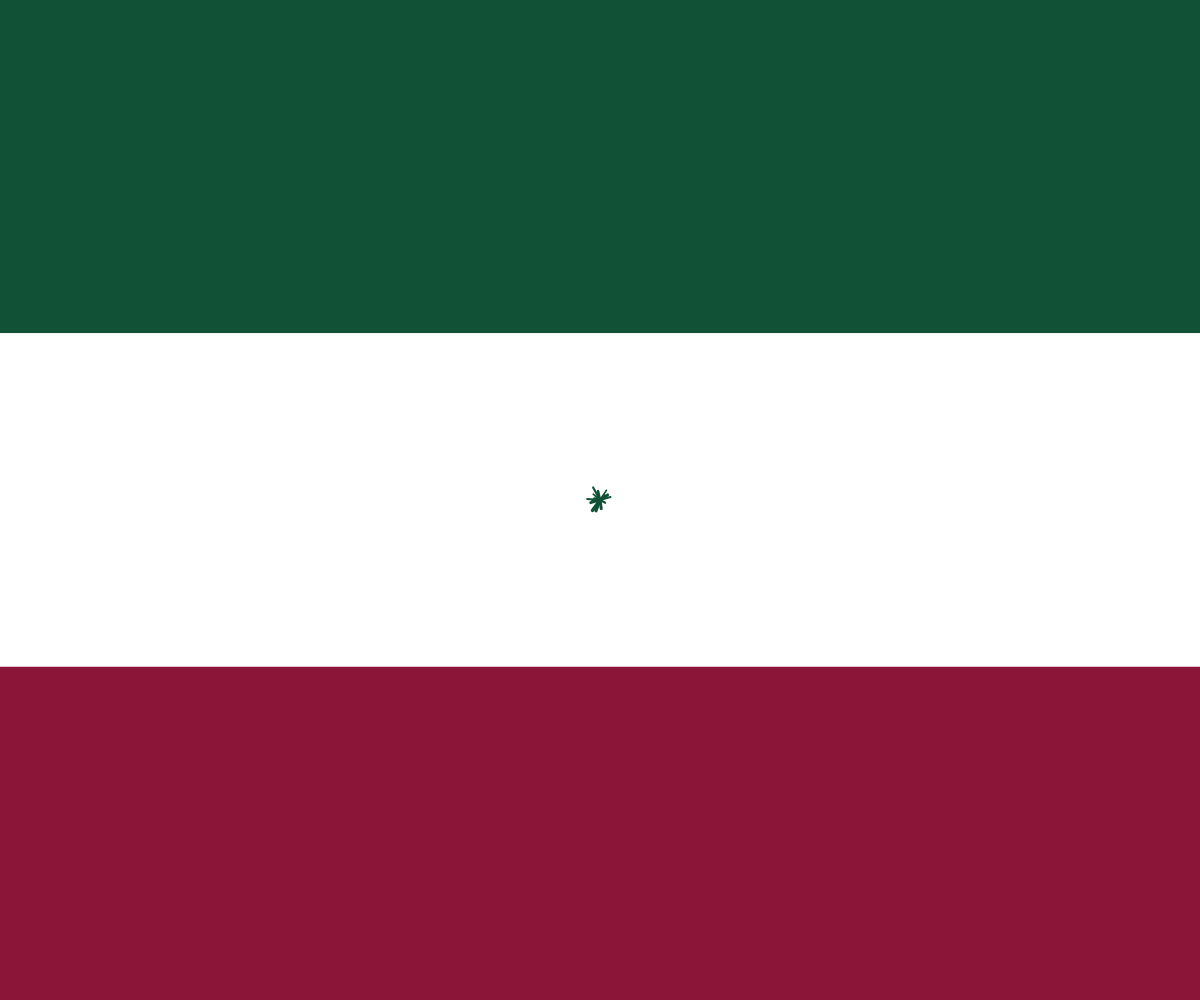
Frame 1 (no input)
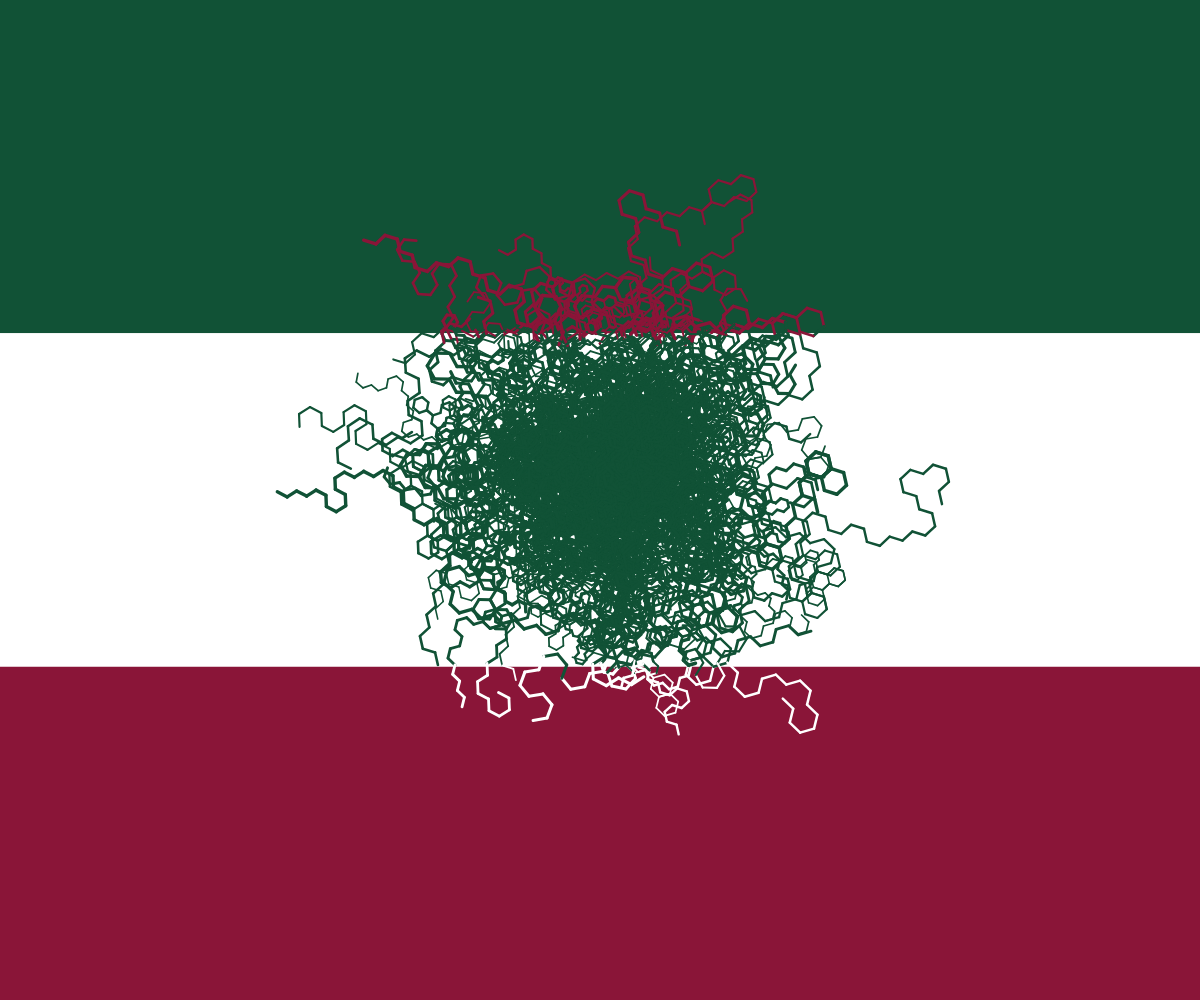
Frame 60 (no input)
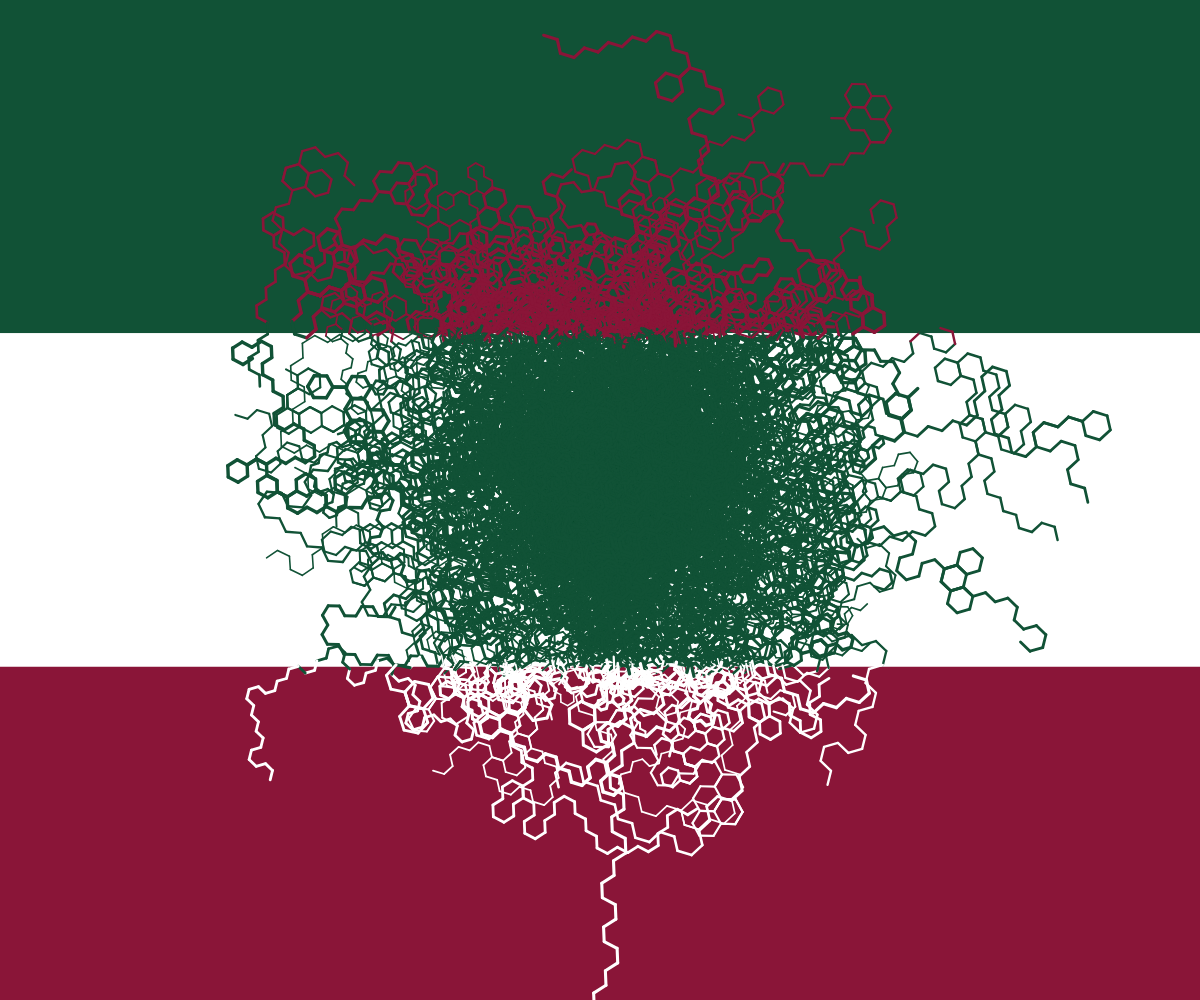
Frame 120 (the mouse pressed at the canvas centre since frame 60)

The p5.js sketch that drew these frames (run headless with seeded random() and noise() and a simulated clock; from frame 60 on, the mouse is pressed at the canvas centre):

// p5.js sketch
// ── sketch.js
let agentes = [];
let paletaBase = ['#115236', '#FFFFFF', '#8A1538']; 
let bgToLine = [2, 0, 1]; 
let bgIndex = [0, 1, 2]; 

let cellSize = 4;
let cols, rows;
let grid;
let coberturaFaixa = [0, 0, 0];
let totalCelulasFaixa = [0, 0, 0];

function setup() {
  createCanvas(windowWidth, windowHeight);
  iniciarGrid();
  desenharFundoTotal();
  
  for (let i = 0; i < 15; i++) {
    agentes.push(new Agente(width / 2, height / 2, random(TWO_PI)));
  }
}

function iniciarGrid() {
  cols = ceil(width / cellSize);
  rows = ceil(height / cellSize);
  grid = new Uint8Array(cols * rows);
  
  coberturaFaixa = [0, 0, 0];
  totalCelulasFaixa = [0, 0, 0];
  
  for (let r = 0; r < rows; r++) {
    let faixa = floor(r / (rows / 3));
    if (faixa > 2) faixa = 2;
    totalCelulasFaixa[faixa] += cols;
  }
}

function desenharFundoTotal() {
  noStroke();
  for (let i = 0; i < 3; i++) {
    fill(paletaBase[bgIndex[i]]);
    rect(0, i * (height / 3), width, height / 3);
  }
}

function draw() {
  for (let i = 0; i < 3; i++) {
    if (coberturaFaixa[i] > totalCelulasFaixa[i] * 0.85) {
      resetarFaixa(i);
    }
  }

  for (let i = agentes.length - 1; i >= 0; i--) {
    agentes[i].atualizar();
    agentes[i].desenhar();
    if (agentes[i].morto) {
      agentes.splice(i, 1);
    }
  }
  
  if (agentes.length < 8) {
    agentes.push(new Agente(random(width), random(height), random(TWO_PI)));
  }
}

function resetarFaixa(i) {
  bgIndex[i] = bgToLine[bgIndex[i]];
  
  noStroke();
  fill(paletaBase[bgIndex[i]]);
  rect(0, i * (height / 3), width, height / 3);
  
  let linhaInicio = floor(i * (rows / 3));
  let linhaFim = floor((i + 1) * (rows / 3));
  if (i === 2) linhaFim = rows;
  
  for (let r = linhaInicio; r < linhaFim; r++) {
    for (let c = 0; c < cols; c++) {
      grid[c + r * cols] = 0;
    }
  }
  
  coberturaFaixa[i] = 0;
}

class Agente {
  constructor(x, y, angulo) {
    this.x = x;
    this.y = y;
    this.px = x;
    this.py = y;
    this.angulo = angulo;
    this.passo = random(4, 15);
    this.morto = false;
    this.espessura = random(1.5, 3.5);
  }

  atualizar() {
    this.px = this.x;
    this.py = this.y;
    
    let desvio = random() > 0.5 ? PI / 3 : -PI / 3;
    this.angulo += desvio;
    
    this.x += cos(this.angulo) * this.passo;
    this.y += sin(this.angulo) * this.passo;
    
    if (this.x < 0 || this.x > width || this.y < 0 || this.y > height) {
      this.morto = true;
    }
    
    if (random() < 0.1 && agentes.length < 400) {
      agentes.push(new Agente(this.x, this.y, this.angulo));
    }
  }

  desenhar() {
    let faixa = floor(this.y / (height / 3));
    if (faixa < 0) faixa = 0;
    if (faixa > 2) faixa = 2;
    
    let corDaLinha = paletaBase[bgToLine[bgIndex[faixa]]];
    
    stroke(corDaLinha);
    strokeWeight(this.espessura);
    line(this.px, this.py, this.x, this.y);
    
    let steps = 4;
    for (let j = 0; j <= steps; j++) {
      let lx = lerp(this.px, this.x, j / steps);
      let ly = lerp(this.py, this.y, j / steps);
      let col = floor(lx / cellSize);
      let row = floor(ly / cellSize);
      
      if (col >= 0 && col < cols && row >= 0 && row < rows) {
        let idx = col + row * cols;
        if (grid[idx] === 0) {
          grid[idx] = 1; 
          let f = floor(ly / (height / 3));
          if (f < 0) f = 0;
          if (f > 2) f = 2;
          coberturaFaixa[f]++;
        }
      }
    }
  }
}

function windowResized() {
  resizeCanvas(windowWidth, windowHeight);
  iniciarGrid();
  bgIndex = [0, 1, 2];
  desenharFundoTotal();
  agentes = [];
  for (let i = 0; i < 15; i++) {
    agentes.push(new Agente(width / 2, height / 2, random(TWO_PI)));
  }
}

function mousePressed() {
  agentes.push(new Agente(mouseX, mouseY, random(TWO_PI)));
}
